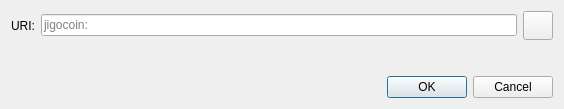
<?xml version="1.0" encoding="UTF-8"?>
<ui version="4.0">
 <class>OpenURIDialog</class>
 <widget class="QDialog" name="OpenURIDialog">
  <property name="geometry">
   <rect>
    <x>0</x>
    <y>0</y>
    <width>564</width>
    <height>109</height>
   </rect>
  </property>
  <property name="windowTitle">
   <string>Open jigocoin URI</string>
  </property>
  <layout class="QVBoxLayout" name="verticalLayout">
   <item>
    <layout class="QHBoxLayout" name="horizontalLayout">
     <item>
      <widget class="QLabel" name="label">
       <property name="text">
        <string>URI:</string>
       </property>
      </widget>
     </item>
     <item>
      <widget class="QValidatedLineEdit" name="uriEdit">
       <property name="placeholderText">
        <string notr="true">jigocoin:</string>
       </property>
      </widget>
     </item>
     <item>
      <widget class="QToolButton" name="pasteButton">
       <property name="toolTip">
        <string extracomment="Tooltip text for button that allows you to paste an address that is in your clipboard.">Paste address from clipboard</string>
       </property>
       <property name="text">
        <string/>
       </property>
       <property name="icon">
        <iconset resource="../jigocoin.qrc">
         <normaloff>:/icons/editpaste</normaloff>:/icons/editpaste
        </iconset>
       </property>
       <property name="iconSize">
        <size>
         <width>22</width>
         <height>22</height>
        </size>
       </property>
      </widget>
     </item>
    </layout>
   </item>
   <item>
    <spacer name="verticalSpacer">
     <property name="orientation">
      <enum>Qt::Vertical</enum>
     </property>
     <property name="sizeHint" stdset="0">
      <size>
       <width>20</width>
       <height>40</height>
      </size>
     </property>
    </spacer>
   </item>
   <item>
    <widget class="QDialogButtonBox" name="buttonBox">
     <property name="orientation">
      <enum>Qt::Horizontal</enum>
     </property>
     <property name="standardButtons">
      <set>QDialogButtonBox::Cancel|QDialogButtonBox::Ok</set>
     </property>
    </widget>
   </item>
  </layout>
 </widget>
 <customwidgets>
  <customwidget>
   <class>QValidatedLineEdit</class>
   <extends>QLineEdit</extends>
   <header>qt/qvalidatedlineedit.h</header>
  </customwidget>
 </customwidgets>
 <resources/>
 <connections>
  <connection>
   <sender>buttonBox</sender>
   <signal>accepted()</signal>
   <receiver>OpenURIDialog</receiver>
   <slot>accept()</slot>
   <hints>
    <hint type="sourcelabel">
     <x>248</x>
     <y>254</y>
    </hint>
    <hint type="destinationlabel">
     <x>157</x>
     <y>274</y>
    </hint>
   </hints>
  </connection>
  <connection>
   <sender>buttonBox</sender>
   <signal>rejected()</signal>
   <receiver>OpenURIDialog</receiver>
   <slot>reject()</slot>
   <hints>
    <hint type="sourcelabel">
     <x>316</x>
     <y>260</y>
    </hint>
    <hint type="destinationlabel">
     <x>286</x>
     <y>274</y>
    </hint>
   </hints>
  </connection>
 </connections>
</ui>
